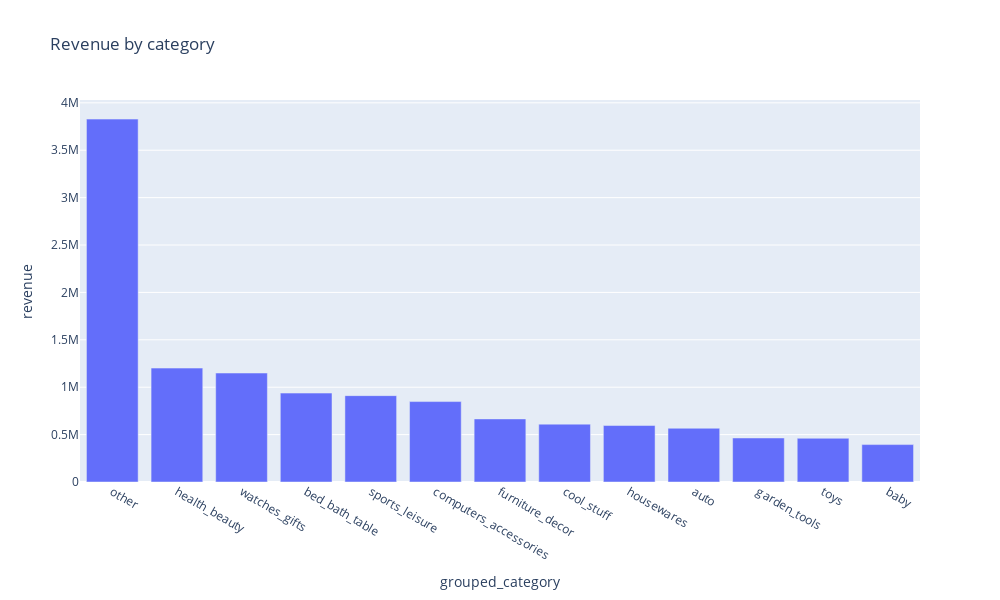

Notebook cell for this chart:
### Code cell
rev_by_cat = _read_sql("cat_by_rev_view")
fig = px.bar(
    rev_by_cat, 
    x="grouped_category", 
    y="revenue", 
    title="Revenue by category",
    width=1000,
    height=600
)
fig.show()

### Figure 1 — Plotly figure (JSON) as saved in the notebook; plotly's stock layout.template omitted (floating-point values rounded to 4 significant figures)
{"data": [{"hovertemplate": "grouped_category=%{x}<br>revenue=%{y}<extra></extra>", "legendgroup": "", "marker": {"color": "#636efa", "pattern": {"shape": ""}}, "name": "", "orientation": "v", "showlegend": false, "textposition": "auto", "type": "bar", "x": ["other", "health_beauty", "watches_gifts", "bed_bath_table", "sports_leisure", "computers_accessories", "furniture_decor", "cool_stuff", "housewares", "auto", "garden_tools", "toys", "baby"], "xaxis": "x", "y": [3828000.0, 1202000.0, 1150000.0, 938100.0, 911100.0, 848500.0, 665600.0, 610500.0, 595800.0, 567100.0, 464500.0, 461200.0, 394600.0], "yaxis": "y"}], "layout": {"barmode": "relative", "height": 600, "legend": {"tracegroupgap": 0}, "title": {"text": "Revenue by category"}, "width": 1000, "xaxis": {"anchor": "y", "domain": [0, 1], "title": {"text": "grouped_category"}}, "yaxis": {"anchor": "x", "domain": [0, 1], "title": {"text": "revenue"}}}}
